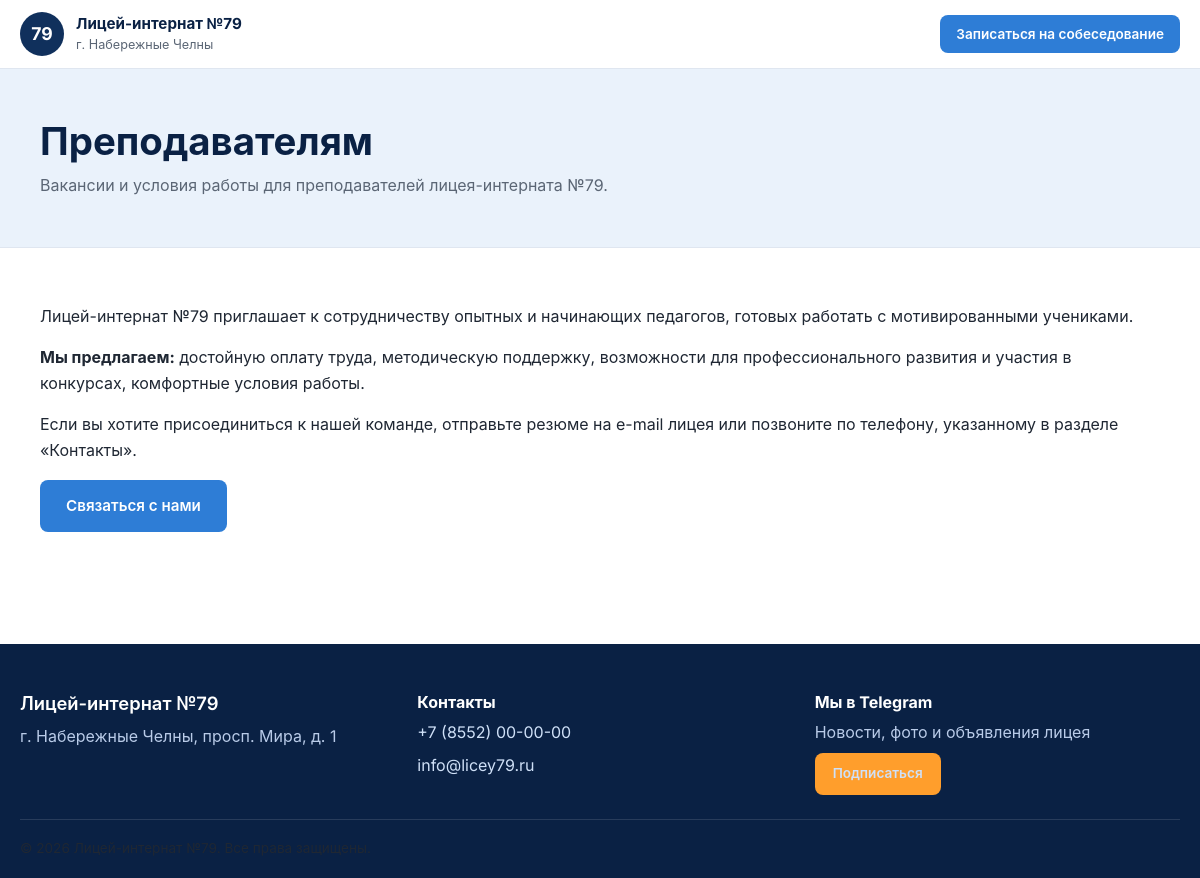
Screenshot of /careers.php with the database file from the repository.
### tables this page shows
CREATE TABLE IF NOT EXISTS pages (
    id               INT UNSIGNED AUTO_INCREMENT PRIMARY KEY,
    slug             VARCHAR(191) NOT NULL,
    title            VARCHAR(255) NOT NULL,
    content          MEDIUMTEXT NULL,
    meta_description VARCHAR(500) NULL,
    protected        TINYINT(1) NOT NULL DEFAULT 0,
    nav_order        INT NOT NULL DEFAULT 100,
    updated_at       DATETIME NOT NULL DEFAULT CURRENT_TIMESTAMP ON UPDATE CURRENT_TIMESTAMP,
    UNIQUE KEY uniq_slug (slug)
);

### includes/functions.php (called while the page is built, shortened)
<?php
function e(?string $value): string
{
    return htmlspecialchars($value ?? '', ENT_QUOTES, 'UTF-8');
}
function get_page(PDO $pdo, string $slug): ?array
{
    $stmt = $pdo->prepare('SELECT * FROM pages WHERE slug = ? LIMIT 1');
    $stmt->execute([$slug]);
    $page = $stmt->fetch();
    return $page ?: null;
}
function render_page_blocks(?string $content): string
{
    $content = $content ?? '';
    $decoded = json_decode($content, true);
    if (!is_array($decoded) || json_last_error() !== JSON_ERROR_NONE || !is_list_array($decoded)) {
        return $content;
    }
    $html = '';
    return $html;
}

### careers.php (the view, shortened to what this page needs)
<?php
require_once __DIR__ . '/includes/functions.php';
$page = get_page($pdo, 'careers');
require __DIR__ . '/includes/header.php';
?>
<section class="page-hero">
  <div class="container">
    <h1><?= e($page['title'] ?? 'Преподавателям') ?></h1>
    <p>Вакансии и условия работы для преподавателей лицея-интерната №79.</p>
  </div>
</section>
<section class="section">
  <div class="container">
    <div class="page-content">
      <?= render_page_blocks($page['content'] ?? '') ?>
    </div>
    <p><a href="/contacts.php" class="btn btn-primary">Связаться с нами</a></p>
  </div>
</section>
<?php require __DIR__ . '/includes/footer.php'; ?>

### css/style.css (style rules this page uses)
:root { --navy: #10305c; --navy-dark: #0a2144; --blue-light: #eaf2fb; --blue-accent: #2e7dd6; --accent: #ff9e2c; --bg: #ffffff; --bg-soft: #f4f7fb; --text: #1f2733; --text-muted: #5b6675; --border: #dfe6f0; --radius: 14px; --radius-sm: 8px; --shadow: 0 10px 30px rgba(16, 48, 92, 0.08); --shadow-sm: 0 4px 12px rgba(16, 48, 92, 0.08); --font: 'Inter', -apple-system, BlinkMacSystemFont, 'Segoe UI', Roboto, Arial, sans-serif; --container-width: 1160px; }
* { box-sizing: border-box; }
html { scroll-behavior: smooth; }
body { margin: 0; font-family: var(--font); color: var(--text); background: var(--bg); line-height: 1.6; font-size: 16px; }
a { color: var(--blue-accent); text-decoration: none; }
h1, h2, h3, h4 { color: var(--navy-dark); line-height: 1.25; margin: 0 0 .5em; }
h1 { font-size: clamp(1.8rem, 3.2vw, 2.6rem); font-weight: 700; }
p { margin: 0 0 1em; color: var(--text); }
.container { max-width: var(--container-width); margin: 0 auto; padding: 0 20px; }
.btn { display: inline-block; padding: 12px 24px; border-radius: var(--radius-sm); font-weight: 600; font-size: 0.95rem; border: 2px solid transparent; cursor: pointer; text-decoration: none; transition: transform .15s ease, box-shadow .15s ease, background-color .15s ease, color .15s ease; }
.btn-primary { background: var(--blue-accent); color: #fff; }
.page-hero { background: var(--blue-light); padding: 48px 0; border-bottom: 1px solid var(--border); }
.page-hero h1 { margin-bottom: 8px; }
.page-hero p { color: var(--text-muted); max-width: 70ch; margin: 0; }
.section { padding: 56px 0; }

### rows the page displays
pages: title "Преподавателям", content "Лицей-интернат №79 приглашает к сотрудничеству опытных и начинающих педагогов, готовых работать с мотивированными учениками. Мы предлагаем: достойную оплату труда, методическую поддержку, возможности для профессионального развития и участия в конкурсах, комфортные условия работы. Если вы хотите присоединиться к нашей команде, отправьте резюме на e-mail лицея или позвоните по телефону, указанному в разделе «Контакты»."

### other values shown
SITE_CITY "г. Набережные Челны"
SITE_ADDRESS "г. Набережные Челны, просп. Мира, д. 1"
SITE_PHONE "+7 (8552) 00-00-00"
SITE_EMAIL "info@licey79.ru"
